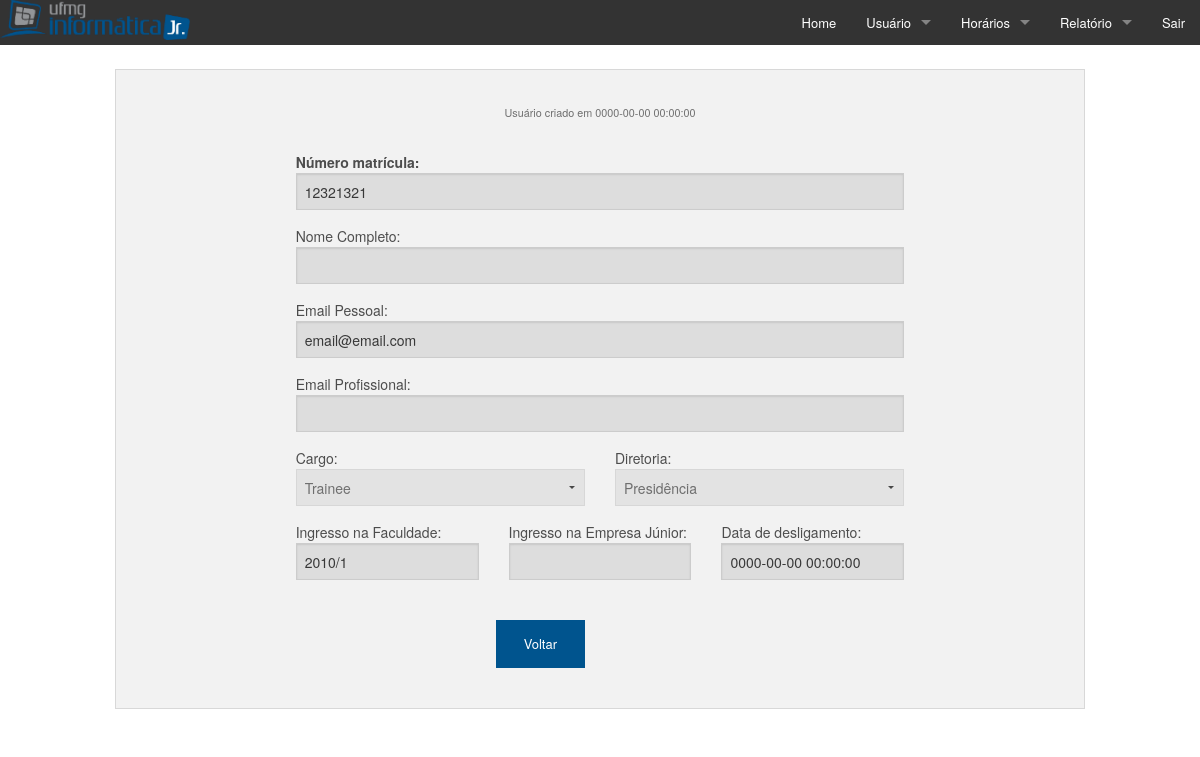
The page /pages/ver_usuario.php?id=12321321 (signed in) on the database as committed earlier.
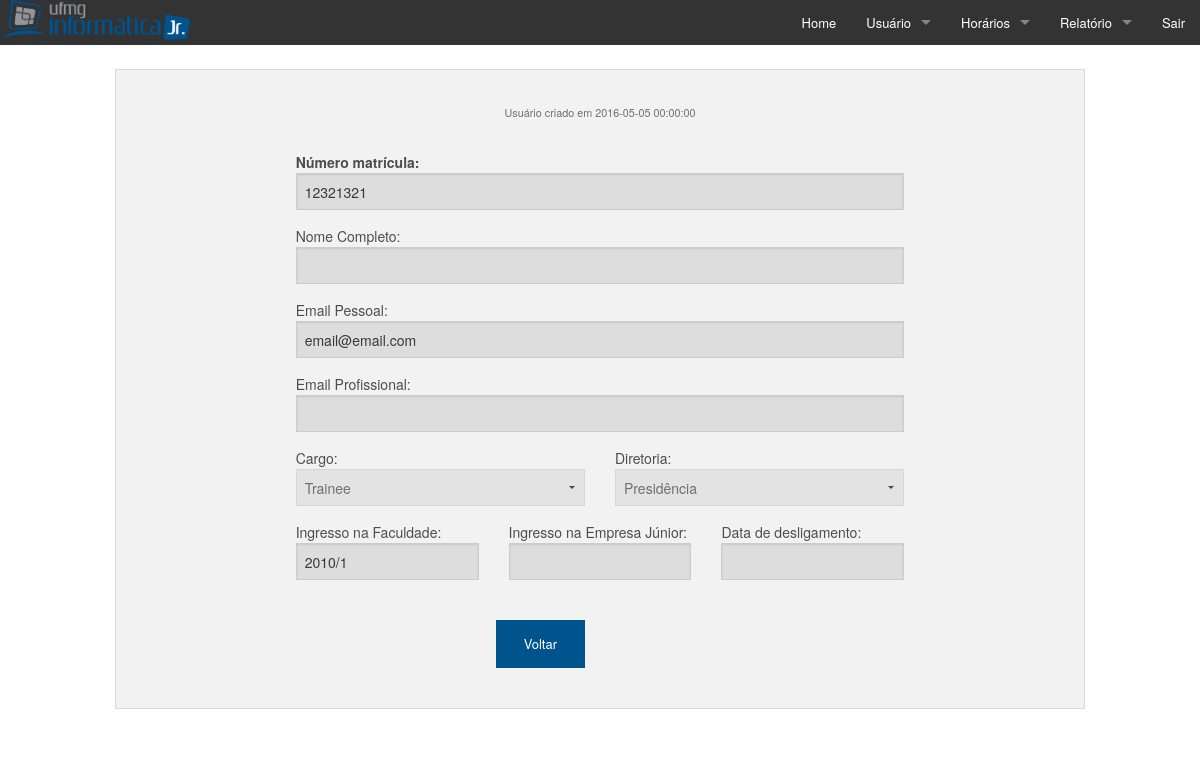
The same page on the database as committed later.
### tables this page shows
CREATE TABLE IF NOT EXISTS `usuarios` (
  `matr` char(10) NOT NULL,
  `nome` varchar(50) NOT NULL,
  `senha` varchar(256) NOT NULL,
  `email_pessoal` char(50) NOT NULL,
  `email_profissional` varchar(50) DEFAULT NULL,
  `diretoria` int(11) DEFAULT NULL,
  `cargo` char(30) NOT NULL,
  `ingresso_faculdade` varchar(6) NOT NULL,
  `ingresso_empresa` varchar(45) DEFAULT NULL,
  `permissao` int(6) NOT NULL COMMENT 'admin ou comum',
  `conectado` int(11) NOT NULL COMMENT '1=CONECTADO; 0=NÃO CONECTADO',
  `data_criacao` datetime NOT NULL,
  `data_desligamento` varchar(45) DEFAULT NULL,
  PRIMARY KEY (`matr`),
  UNIQUE KEY `email` (`email_pessoal`),
  KEY `diretoria` (`diretoria`),
  KEY `id_premissoes_idx` (`permissao`)
);

CREATE TABLE IF NOT EXISTS `diretorias` (
  `id_diretoria` int(11) NOT NULL AUTO_INCREMENT,
  `nome_diretoria` varchar(25) NOT NULL,
  PRIMARY KEY (`id_diretoria`)
);

### pages/ver_usuario.php (the view, shortened to what this page needs)
<?php
	require_once("connect/testmysql_p.php");
	$matr = $_GET['id'];
	$sql_usuario = "SELECT * FROM usuarios WHERE matr='$matr';";
	if (isset($sql_usuario)) {
		$result = mysqli_query($conn, $sql_usuario);
	}
	$sql_diretoria = "SELECT nome_diretoria FROM usuarios JOIN diretorias ON diretoria=id_diretoria WHERE matr='$matr';";
	if (isset($sql_diretoria)) {
		$result2 = mysqli_query($conn, $sql_diretoria);
	} else
		echo 'Erro: ' . mysqli_error($conn);
	while ($row = mysqli_fetch_assoc($result2)) {
		$nome_diretoria = $row['nome_diretoria'];
	}
	while ($row = mysqli_fetch_assoc($result)) {
?>
<!doctype html>
<html class="no-js" lang="en">
<head>
	<link rel="stylesheet" href="../css/foundation.css" />
</head>
<body>
	<?php
		require_once("menu/menu.php");
		echo "<br>";
	?>
	<div class="row">
		<div class="large-12 columns">
			<div class="panel">
				<h5 class="text-center"><small>Usuário criado em <?php echo $row['data_criacao']?></small></h5>
				<br>
				<div class="row">
					<div class="large-8 push-2 columns">
						<form>
							<label class="fn"><strong> Número matrícula: </strong><input type="text" id="matricula" value='<?php echo $row['matr']?>' disabled /> </label>
							<label> Nome Completo: <input type="text" id="name" value='<?php echo $row['nome']?>' disabled/> </label>
							<label> Email Pessoal: <input type="text" id="email" value='<?php echo $row['email_pessoal']?>' disabled/> </label>
							<label> Email Profissional: <input type="text" id="email" value='<?php echo $row['email_profissional']?>' disabled/> </label>
							<div class="row">
    							<div class="large-6 columns" >
									<label>Cargo:
										<select disabled>
											<option value="" ><?php echo $row['cargo']?></option>
										</select>
									</label>
		    					</div>
		    					<div class="large-6 columns" >
		    						<label >Diretoria:
										<select disabled>
											<option value=""><?php echo $nome_diretoria?></option>
										</select>
									</label>
								</div>
							</div>
							<div class="row">
    							<div class="large-4 columns" >
		    						<label> Ingresso na Faculdade: <input type="text" value='<?php echo $row['ingresso_faculdade']?>' disabled/></label>
		    					</div>
		    					<div class="large-4 columns" >
		    						<label> Ingresso na Empresa Júnior: <input type="text" value='<?php echo $row['ingresso_empresa']?>' disabled/> </label>
		    					</div>
		    					<div class="large-4 columns" >
		    						<label> Data de desligamento: <input type="text" value='<?php echo $row['data_desligamento']?>' disabled/> </label>
		    					</div>
		    				</div>
							<br>
							<div class="row">
								<div class="large-6 columns text-right">
									<a href="listar_usuarios.php"class="small button">Voltar</a>
								</div>
							</div>
						</form>
						<?php
							}
						?>
					</div>
				</div>
			</div>
		</div>
	</div>
</body>
</html>

### pages/menu/menu.php (shortened to what this page needs)
<nav class="top-bar" data-topbar role="navigation">
	<ul class="title-area">
		<li class="name logo">
			<a href="home.php"><img src="../img/logomenu.png"></a>
		</li>
	</ul>
	<section class="top-bar-section">
		<ul class="right">
			<li><a href="home.php">Home</a></li>
			<li class="has-dropdown">
				<a href="#">Usuário</a>
			</li>
			<li class="has-dropdown">
				<a href="#">Horários</a>
			</li>
			<li class="has-dropdown">
				<a href="#">Relatório</a>
			</li>
			<li><a href="logout.php">Sair</a></li>
		</ul>
	</section>
</nav>

Rows that differ between the two databases and show on the page:
changed usuarios "email@email.com": data_criacao "0000-00-00 00:00:00" → "2016-05-05 00:00:00"; data_desligamento "0000-00-00 00:00:00" → (not shown)
